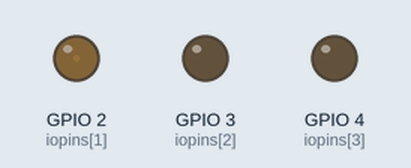
Bench run of a sketch on a simulated ESP32-C6. On the bench: output pins drawn as LEDs (lit = HIGH). What the sketch prints to the serial monitor is not drawn.

Above: at 7.05 s.
At 7.65 s:
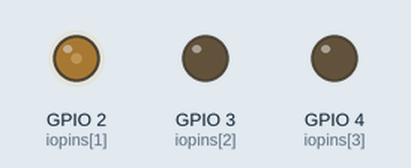
At 8.3 s:
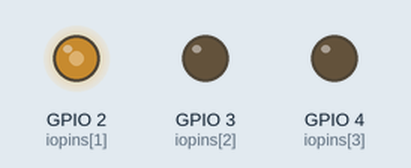
At 8.95 s:
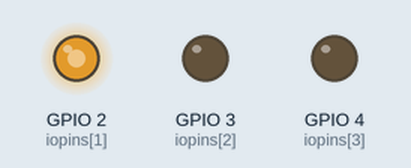
At 9.6 s:
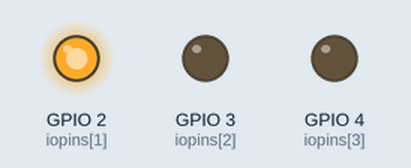
Timing chart, 0 to 13.0 s (numbered marks = the images above):
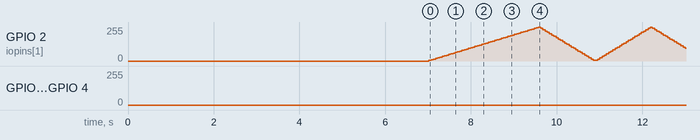

The sketch:

pwm.ino
```cpp
// (licence header left out)
// SPDX-License-Identifier: 0BSD
```

main.cpp
```cpp
// (licence header left out)
#include <Arduino.h>

//////// User configuration //////
///
/// Time in milliseconds during which duty cycle value is used
#define LEVEL_PERIOD 50
//.
/// The increment or decrement in the duty cycle between levels.
#define DELTA 10
///
/// The initial duty cycle above 0
#define INIT_DELTA 5
///
/// Time in milliseconds during which the current io pin is active
#define ACTIVE_PERIOD 8000
///
/// Time of inactivity in milliseconds between pins
#define INACTIVE_PERIOD 3000
///
///  Rate of USB to Serial chip if used on the development board.
///  This is ignored when the native USB peripheral of the
///  ESP SoC is used such as on the XIAO ESP32C5
#define SERIAL_BAUD 115200
///
///  Time in milliseconds to wait after Serial.begin() in
///  the setup() function. If not defined, it will be set
///  to 5000 if running in the PlaformIO IDE to manually switch
///  to the serial monitor otherwise to 2000 if an native USB
///  peripheral is used or 1000 if a USB-serial adpater is used.
///#define SERIAL_BEGIN_DELAY 8000
///
//////////////////////////////////


#if !defined(ARDUINO_XIAO_ESP32C5)
  #error "This program is meant to run on the XIAO ESP32C5"
#endif

#if !defined(SERIAL_BEGIN_DELAY)
  #if defined(PLATFORMIO)
    #define SERIAL_BEGIN_DELAY 5000    // 5 seconds
  #elif (ARDUINO_USB_CDC_ON_BOOT > 0)
    #define SERIAL_BEGIN_DELAY 2000    // 2 seconds
  #else
    #define SERIAL_BEGIN_DELAY 1000    // 1 second
  #endif
#endif

// Checking XIAO ESP32C5 div board with USB connector at top, antenna connector at bottom.
// Probe each pad in anti-clockwise fashion starting at top left pad labeled D0 (on the underside)
const int padcount = 12;
const char *padlabels[padcount] = {"D0", "D1", "D2", "D3", "D4", "D5", "D6",  // left edge
                                   "D7", "D8", "D9", "D10", "User LED"};      // right edge
const int iopins[padcount] = {D0, D1, D2, D3, D4, D5, D6,        // GPIO  1, 0, 25,  7, 23, 24, 11, // left edge
                              D7, D8, D9, D10, LED_BUILTIN};     // GPIO 12, 8,  9, 10, 27          // right edge

// timing constants all in milliseconds
const int lightperiod  = ACTIVE_PERIOD;   // time during which the current io pin is active
const int blankperiod  = INACTIVE_PERIOD; // time during which no io pin is active

unsigned long activetimer = 0;  // used to time active period

unsigned long delaytime = 0;
int delta = 0;   // pwm increment or decrement value - starts at 5 to hit 255 when incrementing by DELTA = 10
int fade = 0;    // actual pwm value

// Select the current gpio pin based on the currentindex into the
// above array.

int currentindex = -1;  // initially, no gpio pin is active

void setindex(int i) {
  if ((i >= padcount) || (i < 0)) i = 0;
  if (currentindex == i) {
    Serial.printf("ERROR: I/O index %d unchanged; do nothing.\n", i);
    return;
  }
  if (currentindex >= 0) {
    // turn current gpio pin off
    digitalWrite(iopins[currentindex], LOW);
    pinMode(iopins[currentindex], INPUT);
    delay(blankperiod);
  }
  currentindex = i;
  if (currentindex == padcount - 1)
    Serial.printf("The yellow user LED (gpio pin %d) is being pulsed (pwm).\n", iopins[currentindex]);
  else
    Serial.printf("Probe board pad %s as gpio pin %d is being pulsed (pwm).\n", padlabels[i], iopins[currentindex]);
  pinMode(iopins[currentindex], OUTPUT);
  analogWrite(iopins[currentindex], 0);
  activetimer = millis();
  fade = 0;
  delta = INIT_DELTA;
  delaytime = 0;
}

//////////////////////////////////////////
// pulse current gpio pin
// test of pwm - analogWrite
//

void pulse(void) {
  if (millis() - delaytime > LEVEL_PERIOD) {
    fade += delta;
    if (fade <= 0) {
      fade = INIT_DELTA;
      delta = DELTA;
    } else if (fade >= 255) {
      fade = 255;
      delta = - DELTA;
    }
    analogWrite(iopins[currentindex], fade);
    delaytime = millis();
  }
}

//----------------------------------------------

void setup() {
  Serial.begin();
  delay(SERIAL_BEGIN_DELAY);

  Serial.println("\n\nProject: pulse all i/o pins");
  Serial.println("  Board: XIAO ESP32C5");

  Serial.println("\n\nCheck the pwm function of the GPIO pins of an XIAO ESP32C5.");
  Serial.println("Hold the board, component side up, with the USB connector towards the top.");
  Serial.println("Probe each pad in a anti-clockwise fashion starting with the top left pad labelled D0.");

  delay(2000); // time to read above message

  // start process
  setindex(0);
}

void loop() {
  if (millis() - activetimer > lightperiod) {
    setindex(currentindex+1);
  }
  pulse();
}
```
